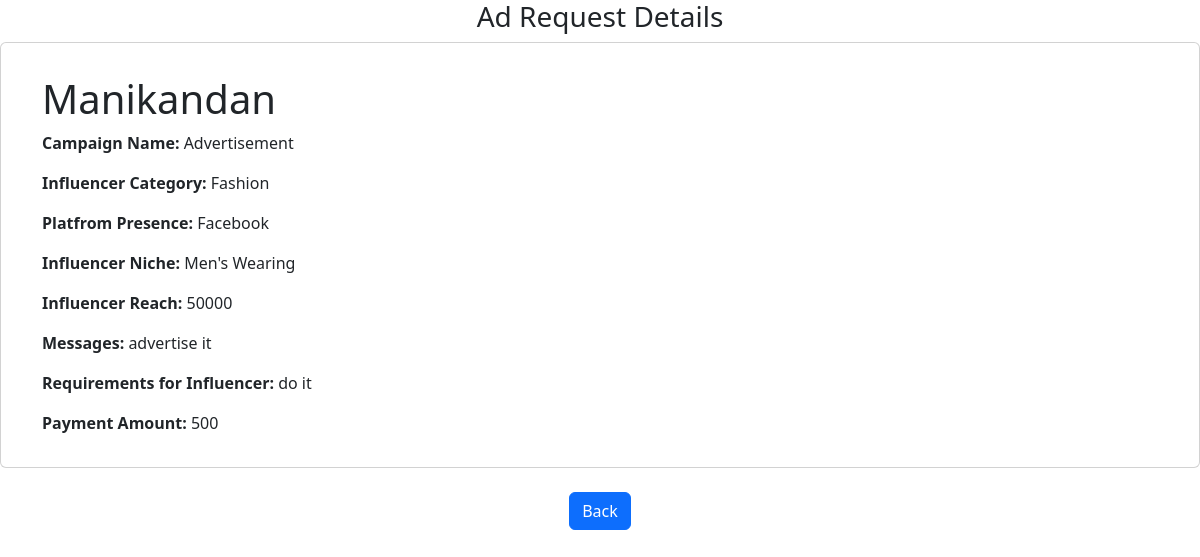
Screenshot of /sponsor_view_adrequest/1 (signed in) with the database file from the repository.
### application/models.py (models this page shows)
class Influencer(db.Model):    #2
    id = db.Column(db.Integer(), primary_key = True)
    name = db.Column(db.String(), nullable = False)
    category = db.Column(db.String(), nullable = False)
    reach = db.Column(db.Integer(), nullable = False)
    niche = db.Column(db.String(), nullable = False)
    platform = db.Column(db.String(), nullable = False)
    username = db.Column(db.String(), nullable = False, unique = True)
    password = db.Column(db.String(), nullable = False)
    flagged = db.Column(db.Integer(), default = 0)
    adrequests = db.relationship('Adrequests', backref = 'influencer')
    influencer_id = db.Column(db.Integer(), db.ForeignKey("user.id"), nullable = False)

class Campaigns(db.Model):
    id = db.Column(db.Integer(), primary_key = True)
    name = db.Column(db.String(), nullable = False)
    description = db.Column(db.String())
    campaign_budget = db.Column(db.Integer(), nullable = False)
    start_date = db.Column(db.Date(), nullable = False)
    end_date = db.Column(db.Date(), nullable = False)
    visibility = db.Column(db.String(), nullable = False)
    goals = db.Column(db.String(), nullable = False)
    niche = db.Column(db.String(), nullable = False)
    flagged = db.Column(db.Integer(), default = 0)
    sponsor_id = db.Column(db.Integer(), db.ForeignKey("sponsor.id"), nullable = False)
    adrequests = db.relationship('Adrequests', backref = 'campaigns')

class Adrequests(db.Model):
    id = db.Column(db.Integer(), primary_key = True)
    messages = db.Column(db.String())
    requirements = db.Column(db.String(), nullable = False)
    status = db.Column(db.String(), nullable = False)
    payment_amt = db.Column(db.Integer(), nullable = False)
    sent_by_sponsor = db.Column(db.Boolean, default=False)
    campaign_id = db.Column(db.Integer(), db.ForeignKey("campaigns.id"), nullable = False)
    influencer_id = db.Column(db.Integer(), db.ForeignKey("influencer.id"), nullable = True)

### application/routes.py (the view)
@app.route('/sponsor_view_adrequest/<int:adrequest_id>', methods=['GET','POST'])
def sponsor_view_adrequest(adrequest_id):
    adrequest = Adrequests.query.get(adrequest_id)
    return render_template('sponsor_view_adrequest.html', adrequest=adrequest)

### app.py (called while the page is built)
def create_app():
    app = Flask(__name__)
    app.debug = True
    app.config['SECRET_KEY'] = 'secretkey'
    app.config['SQLALCHEMY_DATABASE_URI'] = "sqlite:///iescpdata.sqlite3"
    db.init_app(app)
    my_login_manager = LoginManager()
    my_login_manager.init_app(app)
    from application.models import User
    @my_login_manager.user_loader
    def load_user(user_id):
        return User.query.get(int(user_id))
    app.app_context().push()
    return app

### templates/sponsor_view_adrequest.html (shortened to what this page needs)
<!DOCTYPE html>
<html>
<head>
    <link rel="stylesheet" href="{{ url_for('static', filename='style.css') }}">
    <link href="https://cdn.jsdelivr.net/npm/bootstrap@5.3.3/dist/css/bootstrap.min.css" rel="stylesheet">
</head>
<body>
    <h3 class="text-center">Ad Request Details</h3>
    <div class="card">
        <div class="card-body">
            <div class="container mt-3">
                <h1>{{ adrequest.influencer.name }}</h1>
                <p><strong>Campaign Name:</strong> {{ adrequest.campaigns.name }}<p>
                <p><strong>Influencer Category:</strong> {{ adrequest.influencer.category }}</p>
                <p><strong>Platfrom Presence:</strong> {{ adrequest.influencer.platform }}</p>
                <p><strong>Influencer Niche:</strong> {{ adrequest.influencer.niche }}</p>
                <p><strong>Influencer Reach:</strong> {{ adrequest.influencer.reach }}</p>
                <p><strong>Messages:</strong> {{ adrequest.messages }}</p>
                <p><strong>Requirements for Influencer:</strong> {{ adrequest.requirements }}</p>
                <p><strong>Payment Amount:</strong> {{ adrequest.payment_amt }}</p>
            </div>
        </div>
      </div>
      <br>
      <div style="text-align: center;">
        <a href="/sponsor_dash" class="btn btn-primary btn-back">Back</a>
      </div>
</body>
</html>

### static/style.css (style rules this page uses)
* { margin: 0px; }

### rows the page displays
Influencer: influencer.name "Manikandan", influencer.category "Fashion", influencer.platform "Facebook", influencer.niche "Men's Wearing", influencer.reach "50000"
Campaigns: campaigns.name "Advertisement"
Adrequests: messages "advertise it", requirements "do it", payment_amt "500"
